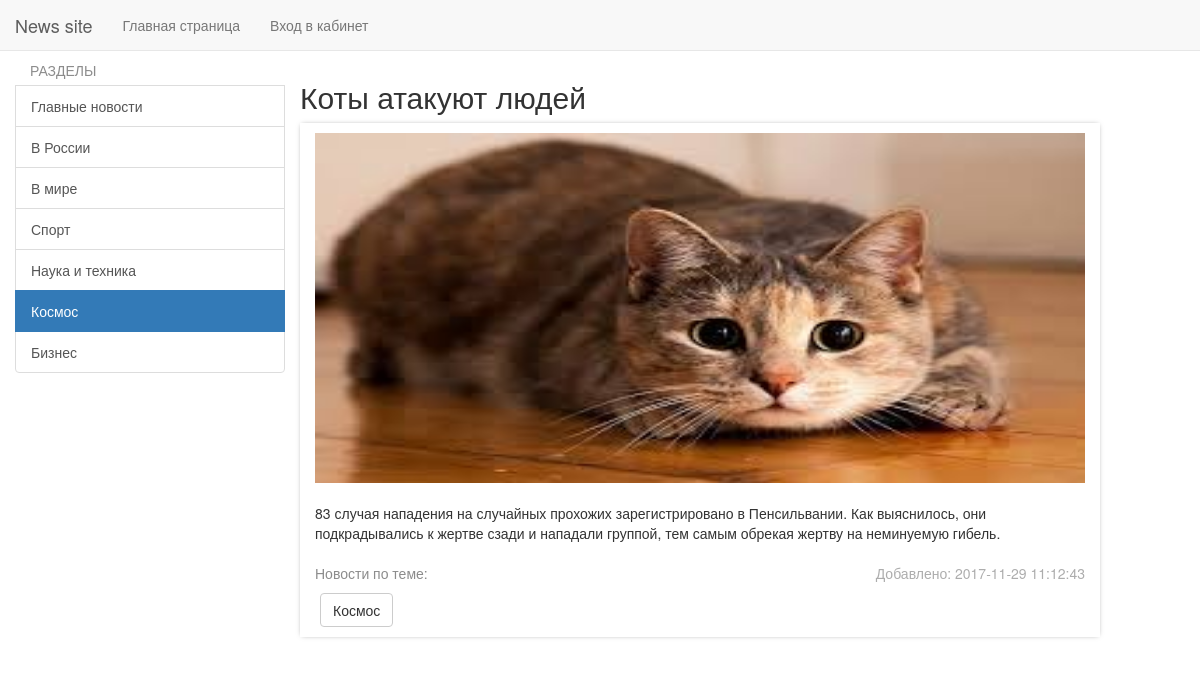
Screenshot of /news/22 with the database file from the repository.
### tables this page shows
CREATE TABLE `news` (
  `id` int(11) NOT NULL,
  `title` varchar(255) NOT NULL,
  `category_id` int(11) NOT NULL,
  `short_description` varchar(255) NOT NULL,
  `description` text NOT NULL,
  `add_date` timestamp NOT NULL DEFAULT CURRENT_TIMESTAMP,
  `status` int(11) NOT NULL DEFAULT '1'
);

CREATE TABLE `category` (
  `id` int(11) NOT NULL,
  `name` varchar(15) NOT NULL,
  `sort_order` int(11) NOT NULL DEFAULT '1',
  `status` int(11) NOT NULL DEFAULT '1'
);

### config/routes.php (called while the page is built)
<?php
return array(
    'news/([0-9]+)' => 'news/view/$1',
    'admin/category/edit/([0-9]+)' => 'adminCategory/edit/$1',
    'admin/category/delete/([0-9]+)' => 'adminCategory/delete/$1',
    'admin/category/add' => 'adminCategory/add',
    'admin/category' => 'adminCategory/index',
    'admin/news/edit/([0-9]+)' => 'adminNews/edit/$1',
    'admin/news/delete/([0-9]+)' => 'adminNews/delete/$1',
    'admin/news/view/([0-9]+)' => 'adminNews/view/$1',
    'admin/news/add' => 'adminNews/add',
    'admin/news' => 'adminNews/index',
    'admin/cabinet' => 'admin/index',
    'admin' => 'admin/login',
    'category/([0-9]+)/page-([0-9]+)/([\?]{1}[a-z0-9]+[\=]{1}[a-z0-9]+)' => 'category/sort/$1/$2',
    'category/([0-9]+)/([\?]{1}[a-z0-9]+[\=]{1}[a-z0-9]+)' => 'category/sort/$1',
    'category/([0-9]+)/page-([0-9]+)' => 'category/index/$1/$2',
    'category/([0-9]+)' => 'category/index/$1',
    'page-([0-9]+)/([\?]{1}[a-z0-9]+[\=]{1}[a-z0-9]+)' => 'site/sort/$1',
    'page-([0-9]+)' => 'site/index/$1',
    'logout' => 'admin/logout',
    'change' => 'admin/change',
    '(^[\?]{1}[a-z0-9]+[\=]{1}[a-z0-9]+$)' => 'site/sort',
    '' => 'site/index'
);

### controllers/NewsController.php (called while the page is built)
<?php
class NewsController
{
    public function actionView($newsId)
    {
        $categoryList = Category::getCategoryList();
        $newsItem = News::getNewsItem($newsId);
        $pathToImage = News::getImageForNewsItem($newsId);
        $categoryForNewsItem = News::getCategoryForNewsItem($newsId);
        require_once ROOT . '/views/newsitem/index.php';
        return true;
    }
}

### index.php (called while the page is built, shortened)
<?php
$router = new Router();
$router->run();

### models/Category.php (called while the page is built, shortened)
<?php
class Category
{
    public static function getCategoryList()
    {
        $db = Db::getConnection();
        $sql = "SELECT `id`, `name`, `sort_order`, `status` FROM `category`";
        $result = $db->prepare($sql);
        $result->execute();
        $i = 0;
        $categoryList = array();
        while ($row = $result->fetch()) {
            $categoryList[$i]['id'] = $row['id'];
            $categoryList[$i]['name'] = $row['name'];
            $categoryList[$i]['sort_order'] = $row['sort_order'];
            $categoryList[$i]['status'] = $row['status'];
            $i++;
        }
        return $categoryList;
    }
}

### models/News.php (called while the page is built, shortened)
<?php
class News
{
    public static function getNewsItem($id){
        $db = Db::getConnection();
        $sql = "SELECT `id`, `title`, `category_id`, `description`, `add_date` FROM `news`
                WHERE `status` = 1 AND `id` = :id";
        $result = $db->prepare($sql);
        $result->bindParam(':id', $id);
        $result->execute();
        $result->setFetchMode(PDO::FETCH_ASSOC);
        $row = $result->fetch();
        return $row;
    }
    public static function getCategoryForNewsItem($id){
        $db = Db::getConnection();
        $sql = "SELECT category.name, news.id FROM category LEFT JOIN news ON category.id = news.category_id WHERE news.id = :id";
        $result = $db->prepare($sql);
        $result->bindParam(':id', $id);
        $result->execute();
        $result->setFetchMode(PDO::FETCH_ASSOC);
        $row = $result->fetch();
        return $row['name'];
    }
    public static function getImageForNewsItem($id){
        $path = '/upload/img/'.$id.'.jpg';
        $noImage = "No image";
        if(file_exists(ROOT.$path)){
            return $path;
        }
        else return $noImage;
    }
}

### views/newsitem/index.php (the view, shortened to what this page needs)
<?php include_once ROOT . '/views/layouts/header.php' ?>
    <nav class="navbar navbar-default navbar-fixed-top">
        <div class="container">
            <div class="row">
                <div class="navbar-header">
                    <a href="/" class="navbar-brand">News site</a>
                </div>
                <div>
                    <ul class="nav navbar-nav">
                        <li class=""><a href="/">Главная страница</a></li>
                        <li class=""><a href="/admin">Вход в кабинет</a></li>
                    </ul>
                </div>
            </div>
        </div>
    </nav>
    <br><br><br>
    <div class="container-fluid">
        <div class="row">
            <div class="col-md-3 left">
                <div class="list-group">
                    <div class="categories">РАЗДЕЛЫ</div>
                    <?php foreach ($categoryList as $category): ?>
                        <a href="<?php if ($category['id'] != 1) echo '/category/' . $category['id']; else echo '/'; ?> "
                           class="list-group-item <?php if ($category['id'] == $newsItem['category_id']) echo "active"; ?>">
                            <?php echo $category['name']; ?>
                        </a>
                    <?php endforeach; ?>
                </div>
            </div>
        </div>
    </div>
    <div class="container-fluid">
        <div class="row">
            <div class="col-md-offset-3">
                <h2><?php echo $newsItem['title']; ?></h2>
            </div>
        </div>
    </div>
    <div class="container-fluid  ">
        <div class="row">
            <div class="col-md-3"></div>
            <div class="col-md-8 news-item item-container">
                <a href="<?php echo $pathToImage; ?>" data-lightbox="image-1">
                    <img src="<?php echo $pathToImage; ?>" alt="" width="100%" class="item-image-view">
                </a>
                <span><?php echo $newsItem['description']; ?></span>
                <div class="end-of-item-view">
                    <span class="news-theme-view">Новости по теме:</span>
                    <span><a href="#"
                             class="added-view pull-right">Добавлено: <?php echo $newsItem['add_date']; ?></a></span><br>
                    <div class="tag-fullreview-container">
                        <a href="<?php echo '/category/' . $newsItem['category_id']; ?>">
                            <button class="btn btn-default tag-item">
                                <?php echo $categoryForNewsItem; ?>
                            </button>
                        </a>
                    </div>
                </div>
            </div>
            <div class="col-md-1"></div>
        </div>
    </div>
<?php include_once ROOT . '/views/layouts/footer.php' ?>

### components/Router.php (shortened to what this page needs)
<?php
class Router
{
    public function __construct()
    {
        $routesPath = ROOT . '/config/routes.php';
        $this->routes = include($routesPath);
    }
    private function getURI()
    {
        if (!empty($_SERVER['REQUEST_URI'])) {
            return trim($_SERVER['REQUEST_URI'], '/');
        }
    }
    public function run()
    {
        $uri = $this->getURI();
        foreach ($this->routes as $uriPattern => $path) {
            if (preg_match("~$uriPattern~", $uri)) {
                $internalPath = preg_replace("~$uriPattern~", $path, $uri);
                $segments = explode("/", $internalPath);
                $controllerName = array_shift($segments);
                $actionName = array_shift($segments);
                $actionName = "action" . ucfirst($actionName);
                $parameters = $segments;
                $controllerObject = new $controllerName;
                $result = call_user_func_array(array($controllerObject, $actionName), $parameters);
                if ($result != null) {
                    break;
                }
            }
        }
    }
}

### template/css/style.css (style rules this page uses)
.left { position: fixed; float: left; }
.news-item { padding-top:10px; }
.tag-item { margin-left: 5px; }
.tag-fullreview-container { position: relative; }
.item-container { box-shadow: 0px 0 5px -2px rgba(0,0,0,0.5); margin-bottom: 10px; min-height: 165px; }
.categories { color: #8c8c8c; padding-left: 15px; margin-bottom: 5px; }
.item-image-view { float:left; margin-right: 10px; margin-bottom: 20px; max-height: 350px; }
.end-of-item-view { margin-bottom: 10px; margin-top: 20px; }
.added-view { color: #adadad; }
.news-theme-view { display: inline-block; color: #8c8c8c; margin-bottom:10px; }
html, body { height: 100%; margin: 0; padding: 0; }

### rows the page displays
news: title "Коты атакуют людей", description "83 случая нападения на случайных прохожих зарегистрировано в Пенсильвании. Как выяснилось, они подкрадывались к жертве сзади и нападали группой, тем самым обрекая жертву на неминуемую гибель.", add_date "2017-11-29 11:12:43", category.name "Космос"
category: name "Главные новости"
category: name "В России"
category: name "В мире"
category: name "Спорт"
category: name "Наука и техника"
category: name "Космос"
category: name "Бизнес"
